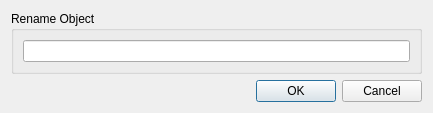
<?xml version="1.0" encoding="UTF-8"?>
<ui version="4.0">
 <class>RenameDialog</class>
 <widget class="QDialog" name="RenameDialog">
  <property name="geometry">
   <rect>
    <x>0</x>
    <y>0</y>
    <width>433</width>
    <height>99</height>
   </rect>
  </property>
  <property name="windowTitle">
   <string>Dialog</string>
  </property>
  <layout class="QVBoxLayout" name="verticalLayout">
   <item>
    <widget class="QGroupBox" name="groupBox">
     <property name="title">
      <string>Rename Object</string>
     </property>
     <layout class="QHBoxLayout" name="horizontalLayout">
      <item>
       <widget class="QLineEdit" name="lineEdit"/>
      </item>
     </layout>
    </widget>
   </item>
   <item>
    <widget class="QDialogButtonBox" name="buttonBox">
     <property name="orientation">
      <enum>Qt::Horizontal</enum>
     </property>
     <property name="standardButtons">
      <set>QDialogButtonBox::Cancel|QDialogButtonBox::Ok</set>
     </property>
    </widget>
   </item>
  </layout>
 </widget>
 <resources/>
 <connections>
  <connection>
   <sender>buttonBox</sender>
   <signal>accepted()</signal>
   <receiver>RenameDialog</receiver>
   <slot>accept()</slot>
   <hints>
    <hint type="sourcelabel">
     <x>248</x>
     <y>254</y>
    </hint>
    <hint type="destinationlabel">
     <x>157</x>
     <y>274</y>
    </hint>
   </hints>
  </connection>
  <connection>
   <sender>buttonBox</sender>
   <signal>rejected()</signal>
   <receiver>RenameDialog</receiver>
   <slot>reject()</slot>
   <hints>
    <hint type="sourcelabel">
     <x>316</x>
     <y>260</y>
    </hint>
    <hint type="destinationlabel">
     <x>286</x>
     <y>274</y>
    </hint>
   </hints>
  </connection>
 </connections>
</ui>
